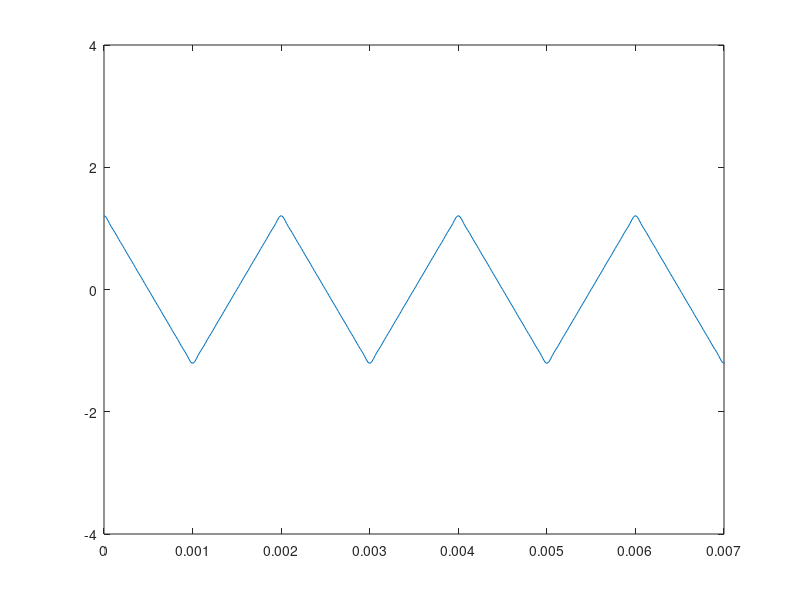

The MATLAB script that drew this image:
clear; clc

% Sintesis de onda cuadrada

fs = 48000; % Frecuencia de muestreo
dt = 1/fs; % Tiempo entre muestras
duration = 1; % Duracion de la señal
t = 0:dt:(duration-dt); % Vector de tiempos
a = 1; % Amplitud de la señal
f = 500; % Frecuencia de la señal

yTriangular = t*0; % Vector de ceros para sumar

for i = 1:2:20 % numeros impares, salta de a 2
    y = (a/i)^2*cos(2*pi*(i*f)*t);
    yTriangular = yTriangular + y;
end


sound(yTriangular,fs); % Se muestra la señal
plot(t,yTriangular); % Grafica de la señal de entrada

axis([0 0.007 -4 4]); % Configuracion de los ejes